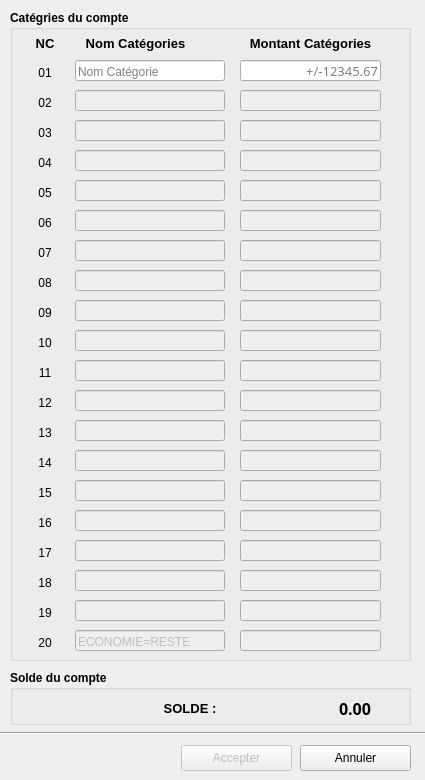
<?xml version="1.0" encoding="UTF-8"?>
<ui version="4.0">
 <class>CreationCompteDlg</class>
 <widget class="QDialog" name="CreationCompteDlg">
  <property name="geometry">
   <rect>
    <x>0</x>
    <y>0</y>
    <width>425</width>
    <height>780</height>
   </rect>
  </property>
  <property name="minimumSize">
   <size>
    <width>425</width>
    <height>780</height>
   </size>
  </property>
  <property name="maximumSize">
   <size>
    <width>425</width>
    <height>780</height>
   </size>
  </property>
  <property name="windowTitle">
   <string>G.R.D. - Création d'un compte</string>
  </property>
  <widget class="Line" name="line">
   <property name="geometry">
    <rect>
     <x>0</x>
     <y>725</y>
     <width>431</width>
     <height>16</height>
    </rect>
   </property>
   <property name="orientation">
    <enum>Qt::Horizontal</enum>
   </property>
  </widget>
  <widget class="QPushButton" name="annulerButton">
   <property name="geometry">
    <rect>
     <x>300</x>
     <y>745</y>
     <width>111</width>
     <height>26</height>
    </rect>
   </property>
   <property name="text">
    <string>Annuler</string>
   </property>
   <property name="autoDefault">
    <bool>false</bool>
   </property>
  </widget>
  <widget class="QPushButton" name="accepterButton">
   <property name="enabled">
    <bool>false</bool>
   </property>
   <property name="geometry">
    <rect>
     <x>181</x>
     <y>745</y>
     <width>111</width>
     <height>26</height>
    </rect>
   </property>
   <property name="text">
    <string>Accepter</string>
   </property>
   <property name="autoDefault">
    <bool>false</bool>
   </property>
   <property name="default">
    <bool>true</bool>
   </property>
  </widget>
  <widget class="QGroupBox" name="groupBox">
   <property name="geometry">
    <rect>
     <x>10</x>
     <y>10</y>
     <width>401</width>
     <height>651</height>
    </rect>
   </property>
   <property name="font">
    <font>
     <weight>75</weight>
     <bold>true</bold>
    </font>
   </property>
   <property name="title">
    <string>Catégries du compte</string>
   </property>
   <widget class="QLineEdit" name="lineEditMontant20">
    <property name="enabled">
     <bool>false</bool>
    </property>
    <property name="geometry">
     <rect>
      <x>230</x>
      <y>620</y>
      <width>141</width>
      <height>21</height>
     </rect>
    </property>
    <property name="font">
     <font>
      <family>Linux Libertine Mono</family>
      <pointsize>10</pointsize>
      <weight>50</weight>
      <bold>false</bold>
     </font>
    </property>
    <property name="text">
     <string/>
    </property>
    <property name="maxLength">
     <number>9</number>
    </property>
    <property name="alignment">
     <set>Qt::AlignRight|Qt::AlignTrailing|Qt::AlignVCenter</set>
    </property>
   </widget>
   <widget class="QLineEdit" name="lineEditMontant05">
    <property name="enabled">
     <bool>false</bool>
    </property>
    <property name="geometry">
     <rect>
      <x>230</x>
      <y>170</y>
      <width>141</width>
      <height>21</height>
     </rect>
    </property>
    <property name="font">
     <font>
      <family>Linux Libertine Mono</family>
      <pointsize>10</pointsize>
      <weight>50</weight>
      <bold>false</bold>
     </font>
    </property>
    <property name="text">
     <string/>
    </property>
    <property name="maxLength">
     <number>9</number>
    </property>
    <property name="alignment">
     <set>Qt::AlignRight|Qt::AlignTrailing|Qt::AlignVCenter</set>
    </property>
   </widget>
   <widget class="QLineEdit" name="lineEditNom05">
    <property name="enabled">
     <bool>false</bool>
    </property>
    <property name="geometry">
     <rect>
      <x>65</x>
      <y>170</y>
      <width>150</width>
      <height>21</height>
     </rect>
    </property>
    <property name="font">
     <font>
      <weight>50</weight>
      <bold>false</bold>
     </font>
    </property>
    <property name="maxLength">
     <number>14</number>
    </property>
    <property name="alignment">
     <set>Qt::AlignBottom|Qt::AlignLeading|Qt::AlignLeft</set>
    </property>
   </widget>
   <widget class="QLineEdit" name="lineEditNom04">
    <property name="enabled">
     <bool>false</bool>
    </property>
    <property name="geometry">
     <rect>
      <x>65</x>
      <y>140</y>
      <width>150</width>
      <height>21</height>
     </rect>
    </property>
    <property name="font">
     <font>
      <weight>50</weight>
      <bold>false</bold>
     </font>
    </property>
    <property name="maxLength">
     <number>14</number>
    </property>
    <property name="alignment">
     <set>Qt::AlignBottom|Qt::AlignLeading|Qt::AlignLeft</set>
    </property>
   </widget>
   <widget class="QLabel" name="label_15">
    <property name="geometry">
     <rect>
      <x>20</x>
      <y>385</y>
      <width>30</width>
      <height>16</height>
     </rect>
    </property>
    <property name="font">
     <font>
      <weight>50</weight>
      <bold>false</bold>
     </font>
    </property>
    <property name="text">
     <string>12</string>
    </property>
    <property name="alignment">
     <set>Qt::AlignCenter</set>
    </property>
   </widget>
   <widget class="QLineEdit" name="lineEditNom03">
    <property name="enabled">
     <bool>false</bool>
    </property>
    <property name="geometry">
     <rect>
      <x>65</x>
      <y>110</y>
      <width>150</width>
      <height>21</height>
     </rect>
    </property>
    <property name="font">
     <font>
      <weight>50</weight>
      <bold>false</bold>
     </font>
    </property>
    <property name="maxLength">
     <number>14</number>
    </property>
    <property name="alignment">
     <set>Qt::AlignBottom|Qt::AlignLeading|Qt::AlignLeft</set>
    </property>
   </widget>
   <widget class="QLabel" name="label_12">
    <property name="geometry">
     <rect>
      <x>20</x>
      <y>295</y>
      <width>30</width>
      <height>16</height>
     </rect>
    </property>
    <property name="font">
     <font>
      <weight>50</weight>
      <bold>false</bold>
     </font>
    </property>
    <property name="text">
     <string>09</string>
    </property>
    <property name="alignment">
     <set>Qt::AlignCenter</set>
    </property>
   </widget>
   <widget class="QLineEdit" name="lineEditNom14">
    <property name="enabled">
     <bool>false</bool>
    </property>
    <property name="geometry">
     <rect>
      <x>65</x>
      <y>440</y>
      <width>150</width>
      <height>21</height>
     </rect>
    </property>
    <property name="font">
     <font>
      <weight>50</weight>
      <bold>false</bold>
     </font>
    </property>
    <property name="maxLength">
     <number>14</number>
    </property>
    <property name="alignment">
     <set>Qt::AlignBottom|Qt::AlignLeading|Qt::AlignLeft</set>
    </property>
   </widget>
   <widget class="QLineEdit" name="lineEditMontant10">
    <property name="enabled">
     <bool>false</bool>
    </property>
    <property name="geometry">
     <rect>
      <x>230</x>
      <y>320</y>
      <width>141</width>
      <height>21</height>
     </rect>
    </property>
    <property name="font">
     <font>
      <family>Linux Libertine Mono</family>
      <pointsize>10</pointsize>
      <weight>50</weight>
      <bold>false</bold>
     </font>
    </property>
    <property name="text">
     <string/>
    </property>
    <property name="maxLength">
     <number>9</number>
    </property>
    <property name="alignment">
     <set>Qt::AlignRight|Qt::AlignTrailing|Qt::AlignVCenter</set>
    </property>
   </widget>
   <widget class="QLineEdit" name="lineEditNom09">
    <property name="enabled">
     <bool>false</bool>
    </property>
    <property name="geometry">
     <rect>
      <x>65</x>
      <y>290</y>
      <width>150</width>
      <height>21</height>
     </rect>
    </property>
    <property name="font">
     <font>
      <weight>50</weight>
      <bold>false</bold>
     </font>
    </property>
    <property name="maxLength">
     <number>14</number>
    </property>
    <property name="alignment">
     <set>Qt::AlignBottom|Qt::AlignLeading|Qt::AlignLeft</set>
    </property>
   </widget>
   <widget class="QLineEdit" name="lineEditNom13">
    <property name="enabled">
     <bool>false</bool>
    </property>
    <property name="geometry">
     <rect>
      <x>65</x>
      <y>410</y>
      <width>150</width>
      <height>21</height>
     </rect>
    </property>
    <property name="font">
     <font>
      <weight>50</weight>
      <bold>false</bold>
     </font>
    </property>
    <property name="maxLength">
     <number>14</number>
    </property>
    <property name="alignment">
     <set>Qt::AlignBottom|Qt::AlignLeading|Qt::AlignLeft</set>
    </property>
   </widget>
   <widget class="QLineEdit" name="lineEditMontant15">
    <property name="enabled">
     <bool>false</bool>
    </property>
    <property name="geometry">
     <rect>
      <x>230</x>
      <y>470</y>
      <width>141</width>
      <height>21</height>
     </rect>
    </property>
    <property name="font">
     <font>
      <family>Linux Libertine Mono</family>
      <pointsize>10</pointsize>
      <weight>50</weight>
      <bold>false</bold>
     </font>
    </property>
    <property name="text">
     <string/>
    </property>
    <property name="maxLength">
     <number>9</number>
    </property>
    <property name="alignment">
     <set>Qt::AlignRight|Qt::AlignTrailing|Qt::AlignVCenter</set>
    </property>
   </widget>
   <widget class="QLineEdit" name="lineEditMontant06">
    <property name="enabled">
     <bool>false</bool>
    </property>
    <property name="geometry">
     <rect>
      <x>230</x>
      <y>200</y>
      <width>141</width>
      <height>21</height>
     </rect>
    </property>
    <property name="font">
     <font>
      <family>Linux Libertine Mono</family>
      <pointsize>10</pointsize>
      <weight>50</weight>
      <bold>false</bold>
     </font>
    </property>
    <property name="text">
     <string/>
    </property>
    <property name="maxLength">
     <number>9</number>
    </property>
    <property name="alignment">
     <set>Qt::AlignRight|Qt::AlignTrailing|Qt::AlignVCenter</set>
    </property>
   </widget>
   <widget class="QLineEdit" name="lineEditMontant04">
    <property name="enabled">
     <bool>false</bool>
    </property>
    <property name="geometry">
     <rect>
      <x>230</x>
      <y>140</y>
      <width>141</width>
      <height>21</height>
     </rect>
    </property>
    <property name="font">
     <font>
      <family>Linux Libertine Mono</family>
      <pointsize>10</pointsize>
      <weight>50</weight>
      <bold>false</bold>
     </font>
    </property>
    <property name="text">
     <string/>
    </property>
    <property name="maxLength">
     <number>9</number>
    </property>
    <property name="alignment">
     <set>Qt::AlignRight|Qt::AlignTrailing|Qt::AlignVCenter</set>
    </property>
   </widget>
   <widget class="QLabel" name="label_4">
    <property name="geometry">
     <rect>
      <x>225</x>
      <y>25</y>
      <width>151</width>
      <height>16</height>
     </rect>
    </property>
    <property name="font">
     <font>
      <pointsize>10</pointsize>
      <weight>75</weight>
      <bold>true</bold>
     </font>
    </property>
    <property name="text">
     <string>Montant Catégories</string>
    </property>
    <property name="alignment">
     <set>Qt::AlignCenter</set>
    </property>
   </widget>
   <widget class="QLabel" name="label_19">
    <property name="geometry">
     <rect>
      <x>20</x>
      <y>625</y>
      <width>30</width>
      <height>16</height>
     </rect>
    </property>
    <property name="font">
     <font>
      <weight>50</weight>
      <bold>false</bold>
     </font>
    </property>
    <property name="text">
     <string>20</string>
    </property>
    <property name="alignment">
     <set>Qt::AlignCenter</set>
    </property>
   </widget>
   <widget class="QLineEdit" name="lineEditNom19">
    <property name="enabled">
     <bool>false</bool>
    </property>
    <property name="geometry">
     <rect>
      <x>65</x>
      <y>590</y>
      <width>150</width>
      <height>21</height>
     </rect>
    </property>
    <property name="font">
     <font>
      <weight>50</weight>
      <bold>false</bold>
     </font>
    </property>
    <property name="text">
     <string/>
    </property>
    <property name="maxLength">
     <number>14</number>
    </property>
    <property name="alignment">
     <set>Qt::AlignBottom|Qt::AlignLeading|Qt::AlignLeft</set>
    </property>
   </widget>
   <widget class="QLineEdit" name="lineEditMontant03">
    <property name="enabled">
     <bool>false</bool>
    </property>
    <property name="geometry">
     <rect>
      <x>230</x>
      <y>110</y>
      <width>141</width>
      <height>21</height>
     </rect>
    </property>
    <property name="font">
     <font>
      <family>Linux Libertine Mono</family>
      <pointsize>10</pointsize>
      <weight>50</weight>
      <bold>false</bold>
     </font>
    </property>
    <property name="text">
     <string/>
    </property>
    <property name="maxLength">
     <number>9</number>
    </property>
    <property name="alignment">
     <set>Qt::AlignRight|Qt::AlignTrailing|Qt::AlignVCenter</set>
    </property>
   </widget>
   <widget class="QLabel" name="label_16">
    <property name="geometry">
     <rect>
      <x>20</x>
      <y>415</y>
      <width>30</width>
      <height>16</height>
     </rect>
    </property>
    <property name="font">
     <font>
      <weight>50</weight>
      <bold>false</bold>
     </font>
    </property>
    <property name="text">
     <string>13</string>
    </property>
    <property name="alignment">
     <set>Qt::AlignCenter</set>
    </property>
   </widget>
   <widget class="QLineEdit" name="lineEditNom08">
    <property name="enabled">
     <bool>false</bool>
    </property>
    <property name="geometry">
     <rect>
      <x>65</x>
      <y>260</y>
      <width>150</width>
      <height>21</height>
     </rect>
    </property>
    <property name="font">
     <font>
      <weight>50</weight>
      <bold>false</bold>
     </font>
    </property>
    <property name="maxLength">
     <number>14</number>
    </property>
    <property name="alignment">
     <set>Qt::AlignBottom|Qt::AlignLeading|Qt::AlignLeft</set>
    </property>
   </widget>
   <widget class="QLineEdit" name="lineEditNom12">
    <property name="enabled">
     <bool>false</bool>
    </property>
    <property name="geometry">
     <rect>
      <x>65</x>
      <y>380</y>
      <width>150</width>
      <height>21</height>
     </rect>
    </property>
    <property name="font">
     <font>
      <weight>50</weight>
      <bold>false</bold>
     </font>
    </property>
    <property name="maxLength">
     <number>14</number>
    </property>
    <property name="alignment">
     <set>Qt::AlignBottom|Qt::AlignLeading|Qt::AlignLeft</set>
    </property>
   </widget>
   <widget class="QLabel" name="label_10">
    <property name="geometry">
     <rect>
      <x>20</x>
      <y>235</y>
      <width>30</width>
      <height>16</height>
     </rect>
    </property>
    <property name="font">
     <font>
      <weight>50</weight>
      <bold>false</bold>
     </font>
    </property>
    <property name="text">
     <string>07</string>
    </property>
    <property name="alignment">
     <set>Qt::AlignCenter</set>
    </property>
   </widget>
   <widget class="QLineEdit" name="lineEditMontant02">
    <property name="enabled">
     <bool>false</bool>
    </property>
    <property name="geometry">
     <rect>
      <x>230</x>
      <y>80</y>
      <width>141</width>
      <height>21</height>
     </rect>
    </property>
    <property name="font">
     <font>
      <family>Linux Libertine Mono</family>
      <pointsize>10</pointsize>
      <weight>50</weight>
      <bold>false</bold>
     </font>
    </property>
    <property name="text">
     <string/>
    </property>
    <property name="maxLength">
     <number>9</number>
    </property>
    <property name="alignment">
     <set>Qt::AlignRight|Qt::AlignTrailing|Qt::AlignVCenter</set>
    </property>
   </widget>
   <widget class="QLabel" name="label_2">
    <property name="geometry">
     <rect>
      <x>20</x>
      <y>25</y>
      <width>30</width>
      <height>16</height>
     </rect>
    </property>
    <property name="font">
     <font>
      <pointsize>10</pointsize>
      <weight>75</weight>
      <bold>true</bold>
     </font>
    </property>
    <property name="text">
     <string>NC</string>
    </property>
    <property name="alignment">
     <set>Qt::AlignCenter</set>
    </property>
   </widget>
   <widget class="QLabel" name="label">
    <property name="geometry">
     <rect>
      <x>20</x>
      <y>55</y>
      <width>30</width>
      <height>16</height>
     </rect>
    </property>
    <property name="font">
     <font>
      <weight>50</weight>
      <bold>false</bold>
     </font>
    </property>
    <property name="text">
     <string>01</string>
    </property>
    <property name="alignment">
     <set>Qt::AlignCenter</set>
    </property>
   </widget>
   <widget class="QLineEdit" name="lineEditMontant11">
    <property name="enabled">
     <bool>false</bool>
    </property>
    <property name="geometry">
     <rect>
      <x>230</x>
      <y>350</y>
      <width>141</width>
      <height>21</height>
     </rect>
    </property>
    <property name="font">
     <font>
      <family>Linux Libertine Mono</family>
      <pointsize>10</pointsize>
      <weight>50</weight>
      <bold>false</bold>
     </font>
    </property>
    <property name="text">
     <string/>
    </property>
    <property name="maxLength">
     <number>9</number>
    </property>
    <property name="alignment">
     <set>Qt::AlignRight|Qt::AlignTrailing|Qt::AlignVCenter</set>
    </property>
   </widget>
   <widget class="QLineEdit" name="lineEditNom01">
    <property name="geometry">
     <rect>
      <x>65</x>
      <y>50</y>
      <width>150</width>
      <height>21</height>
     </rect>
    </property>
    <property name="font">
     <font>
      <weight>50</weight>
      <bold>false</bold>
     </font>
    </property>
    <property name="maxLength">
     <number>14</number>
    </property>
    <property name="alignment">
     <set>Qt::AlignBottom|Qt::AlignLeading|Qt::AlignLeft</set>
    </property>
    <property name="placeholderText">
     <string>Nom Catégorie</string>
    </property>
   </widget>
   <widget class="QLineEdit" name="lineEditMontant13">
    <property name="enabled">
     <bool>false</bool>
    </property>
    <property name="geometry">
     <rect>
      <x>230</x>
      <y>410</y>
      <width>141</width>
      <height>21</height>
     </rect>
    </property>
    <property name="font">
     <font>
      <family>Linux Libertine Mono</family>
      <pointsize>10</pointsize>
      <weight>50</weight>
      <bold>false</bold>
     </font>
    </property>
    <property name="text">
     <string/>
    </property>
    <property name="maxLength">
     <number>9</number>
    </property>
    <property name="alignment">
     <set>Qt::AlignRight|Qt::AlignTrailing|Qt::AlignVCenter</set>
    </property>
   </widget>
   <widget class="QLabel" name="label_18">
    <property name="geometry">
     <rect>
      <x>20</x>
      <y>475</y>
      <width>30</width>
      <height>16</height>
     </rect>
    </property>
    <property name="font">
     <font>
      <weight>50</weight>
      <bold>false</bold>
     </font>
    </property>
    <property name="text">
     <string>15</string>
    </property>
    <property name="alignment">
     <set>Qt::AlignCenter</set>
    </property>
   </widget>
   <widget class="QLineEdit" name="lineEditNom11">
    <property name="enabled">
     <bool>false</bool>
    </property>
    <property name="geometry">
     <rect>
      <x>65</x>
      <y>350</y>
      <width>150</width>
      <height>21</height>
     </rect>
    </property>
    <property name="font">
     <font>
      <weight>50</weight>
      <bold>false</bold>
     </font>
    </property>
    <property name="maxLength">
     <number>14</number>
    </property>
    <property name="alignment">
     <set>Qt::AlignBottom|Qt::AlignLeading|Qt::AlignLeft</set>
    </property>
   </widget>
   <widget class="QLabel" name="label_8">
    <property name="geometry">
     <rect>
      <x>20</x>
      <y>175</y>
      <width>30</width>
      <height>16</height>
     </rect>
    </property>
    <property name="font">
     <font>
      <weight>50</weight>
      <bold>false</bold>
     </font>
    </property>
    <property name="text">
     <string>05</string>
    </property>
    <property name="alignment">
     <set>Qt::AlignCenter</set>
    </property>
   </widget>
   <widget class="QLabel" name="label_17">
    <property name="geometry">
     <rect>
      <x>20</x>
      <y>445</y>
      <width>30</width>
      <height>16</height>
     </rect>
    </property>
    <property name="font">
     <font>
      <weight>50</weight>
      <bold>false</bold>
     </font>
    </property>
    <property name="text">
     <string>14</string>
    </property>
    <property name="alignment">
     <set>Qt::AlignCenter</set>
    </property>
   </widget>
   <widget class="QLineEdit" name="lineEditNom16">
    <property name="enabled">
     <bool>false</bool>
    </property>
    <property name="geometry">
     <rect>
      <x>65</x>
      <y>500</y>
      <width>150</width>
      <height>21</height>
     </rect>
    </property>
    <property name="font">
     <font>
      <weight>50</weight>
      <bold>false</bold>
     </font>
    </property>
    <property name="text">
     <string/>
    </property>
    <property name="maxLength">
     <number>14</number>
    </property>
    <property name="alignment">
     <set>Qt::AlignBottom|Qt::AlignLeading|Qt::AlignLeft</set>
    </property>
   </widget>
   <widget class="QLineEdit" name="lineEditMontant18">
    <property name="enabled">
     <bool>false</bool>
    </property>
    <property name="geometry">
     <rect>
      <x>230</x>
      <y>560</y>
      <width>141</width>
      <height>21</height>
     </rect>
    </property>
    <property name="font">
     <font>
      <family>Linux Libertine Mono</family>
      <pointsize>10</pointsize>
      <weight>50</weight>
      <bold>false</bold>
     </font>
    </property>
    <property name="text">
     <string/>
    </property>
    <property name="maxLength">
     <number>9</number>
    </property>
    <property name="alignment">
     <set>Qt::AlignRight|Qt::AlignTrailing|Qt::AlignVCenter</set>
    </property>
   </widget>
   <widget class="QLineEdit" name="lineEditMontant19">
    <property name="enabled">
     <bool>false</bool>
    </property>
    <property name="geometry">
     <rect>
      <x>230</x>
      <y>590</y>
      <width>141</width>
      <height>21</height>
     </rect>
    </property>
    <property name="font">
     <font>
      <family>Linux Libertine Mono</family>
      <pointsize>10</pointsize>
      <weight>50</weight>
      <bold>false</bold>
     </font>
    </property>
    <property name="text">
     <string/>
    </property>
    <property name="maxLength">
     <number>9</number>
    </property>
    <property name="alignment">
     <set>Qt::AlignRight|Qt::AlignTrailing|Qt::AlignVCenter</set>
    </property>
   </widget>
   <widget class="QLabel" name="label_21">
    <property name="geometry">
     <rect>
      <x>20</x>
      <y>535</y>
      <width>30</width>
      <height>16</height>
     </rect>
    </property>
    <property name="font">
     <font>
      <weight>50</weight>
      <bold>false</bold>
     </font>
    </property>
    <property name="text">
     <string>17</string>
    </property>
    <property name="alignment">
     <set>Qt::AlignCenter</set>
    </property>
   </widget>
   <widget class="QLabel" name="label_11">
    <property name="geometry">
     <rect>
      <x>20</x>
      <y>265</y>
      <width>30</width>
      <height>16</height>
     </rect>
    </property>
    <property name="font">
     <font>
      <weight>50</weight>
      <bold>false</bold>
     </font>
    </property>
    <property name="text">
     <string>08</string>
    </property>
    <property name="alignment">
     <set>Qt::AlignCenter</set>
    </property>
   </widget>
   <widget class="QLineEdit" name="lineEditMontant17">
    <property name="enabled">
     <bool>false</bool>
    </property>
    <property name="geometry">
     <rect>
      <x>230</x>
      <y>530</y>
      <width>141</width>
      <height>21</height>
     </rect>
    </property>
    <property name="font">
     <font>
      <family>Linux Libertine Mono</family>
      <pointsize>10</pointsize>
      <weight>50</weight>
      <bold>false</bold>
     </font>
    </property>
    <property name="text">
     <string/>
    </property>
    <property name="maxLength">
     <number>9</number>
    </property>
    <property name="alignment">
     <set>Qt::AlignRight|Qt::AlignTrailing|Qt::AlignVCenter</set>
    </property>
   </widget>
   <widget class="QLineEdit" name="lineEditNom15">
    <property name="enabled">
     <bool>false</bool>
    </property>
    <property name="geometry">
     <rect>
      <x>65</x>
      <y>470</y>
      <width>150</width>
      <height>21</height>
     </rect>
    </property>
    <property name="font">
     <font>
      <weight>50</weight>
      <bold>false</bold>
     </font>
    </property>
    <property name="text">
     <string/>
    </property>
    <property name="maxLength">
     <number>14</number>
    </property>
    <property name="alignment">
     <set>Qt::AlignBottom|Qt::AlignLeading|Qt::AlignLeft</set>
    </property>
   </widget>
   <widget class="QLineEdit" name="lineEditNom18">
    <property name="enabled">
     <bool>false</bool>
    </property>
    <property name="geometry">
     <rect>
      <x>65</x>
      <y>560</y>
      <width>150</width>
      <height>21</height>
     </rect>
    </property>
    <property name="font">
     <font>
      <weight>50</weight>
      <bold>false</bold>
     </font>
    </property>
    <property name="text">
     <string/>
    </property>
    <property name="maxLength">
     <number>14</number>
    </property>
    <property name="alignment">
     <set>Qt::AlignBottom|Qt::AlignLeading|Qt::AlignLeft</set>
    </property>
   </widget>
   <widget class="QLabel" name="label_3">
    <property name="geometry">
     <rect>
      <x>65</x>
      <y>25</y>
      <width>121</width>
      <height>16</height>
     </rect>
    </property>
    <property name="font">
     <font>
      <pointsize>10</pointsize>
      <weight>75</weight>
      <bold>true</bold>
     </font>
    </property>
    <property name="text">
     <string>Nom Catégories</string>
    </property>
    <property name="alignment">
     <set>Qt::AlignCenter</set>
    </property>
   </widget>
   <widget class="QLabel" name="label_5">
    <property name="geometry">
     <rect>
      <x>20</x>
      <y>85</y>
      <width>30</width>
      <height>16</height>
     </rect>
    </property>
    <property name="font">
     <font>
      <weight>50</weight>
      <bold>false</bold>
     </font>
    </property>
    <property name="text">
     <string>02</string>
    </property>
    <property name="alignment">
     <set>Qt::AlignCenter</set>
    </property>
   </widget>
   <widget class="QLineEdit" name="lineEditNom07">
    <property name="enabled">
     <bool>false</bool>
    </property>
    <property name="geometry">
     <rect>
      <x>65</x>
      <y>230</y>
      <width>150</width>
      <height>21</height>
     </rect>
    </property>
    <property name="font">
     <font>
      <weight>50</weight>
      <bold>false</bold>
     </font>
    </property>
    <property name="maxLength">
     <number>14</number>
    </property>
    <property name="alignment">
     <set>Qt::AlignBottom|Qt::AlignLeading|Qt::AlignLeft</set>
    </property>
   </widget>
   <widget class="QLineEdit" name="lineEditMontant09">
    <property name="enabled">
     <bool>false</bool>
    </property>
    <property name="geometry">
     <rect>
      <x>230</x>
      <y>290</y>
      <width>141</width>
      <height>21</height>
     </rect>
    </property>
    <property name="font">
     <font>
      <family>Linux Libertine Mono</family>
      <pointsize>10</pointsize>
      <weight>50</weight>
      <bold>false</bold>
     </font>
    </property>
    <property name="text">
     <string/>
    </property>
    <property name="maxLength">
     <number>9</number>
    </property>
    <property name="alignment">
     <set>Qt::AlignRight|Qt::AlignTrailing|Qt::AlignVCenter</set>
    </property>
   </widget>
   <widget class="QLabel" name="label_20">
    <property name="geometry">
     <rect>
      <x>20</x>
      <y>505</y>
      <width>30</width>
      <height>16</height>
     </rect>
    </property>
    <property name="font">
     <font>
      <weight>50</weight>
      <bold>false</bold>
     </font>
    </property>
    <property name="text">
     <string>16</string>
    </property>
    <property name="alignment">
     <set>Qt::AlignCenter</set>
    </property>
   </widget>
   <widget class="QLabel" name="label_9">
    <property name="geometry">
     <rect>
      <x>20</x>
      <y>205</y>
      <width>30</width>
      <height>16</height>
     </rect>
    </property>
    <property name="font">
     <font>
      <weight>50</weight>
      <bold>false</bold>
     </font>
    </property>
    <property name="text">
     <string>06</string>
    </property>
    <property name="alignment">
     <set>Qt::AlignCenter</set>
    </property>
   </widget>
   <widget class="QLabel" name="label_13">
    <property name="geometry">
     <rect>
      <x>20</x>
      <y>325</y>
      <width>30</width>
      <height>16</height>
     </rect>
    </property>
    <property name="font">
     <font>
      <weight>50</weight>
      <bold>false</bold>
     </font>
    </property>
    <property name="text">
     <string>10</string>
    </property>
    <property name="alignment">
     <set>Qt::AlignCenter</set>
    </property>
   </widget>
   <widget class="QLineEdit" name="lineEditMontant14">
    <property name="enabled">
     <bool>false</bool>
    </property>
    <property name="geometry">
     <rect>
      <x>230</x>
      <y>440</y>
      <width>141</width>
      <height>21</height>
     </rect>
    </property>
    <property name="font">
     <font>
      <family>Linux Libertine Mono</family>
      <pointsize>10</pointsize>
      <weight>50</weight>
      <bold>false</bold>
     </font>
    </property>
    <property name="text">
     <string/>
    </property>
    <property name="maxLength">
     <number>9</number>
    </property>
    <property name="alignment">
     <set>Qt::AlignRight|Qt::AlignTrailing|Qt::AlignVCenter</set>
    </property>
   </widget>
   <widget class="QLineEdit" name="lineEditMontant08">
    <property name="enabled">
     <bool>false</bool>
    </property>
    <property name="geometry">
     <rect>
      <x>230</x>
      <y>260</y>
      <width>141</width>
      <height>21</height>
     </rect>
    </property>
    <property name="font">
     <font>
      <family>Linux Libertine Mono</family>
      <pointsize>10</pointsize>
      <weight>50</weight>
      <bold>false</bold>
     </font>
    </property>
    <property name="text">
     <string/>
    </property>
    <property name="maxLength">
     <number>9</number>
    </property>
    <property name="alignment">
     <set>Qt::AlignRight|Qt::AlignTrailing|Qt::AlignVCenter</set>
    </property>
   </widget>
   <widget class="QLineEdit" name="lineEditMontant12">
    <property name="enabled">
     <bool>false</bool>
    </property>
    <property name="geometry">
     <rect>
      <x>230</x>
      <y>380</y>
      <width>141</width>
      <height>21</height>
     </rect>
    </property>
    <property name="font">
     <font>
      <family>Linux Libertine Mono</family>
      <pointsize>10</pointsize>
      <weight>50</weight>
      <bold>false</bold>
     </font>
    </property>
    <property name="text">
     <string/>
    </property>
    <property name="maxLength">
     <number>9</number>
    </property>
    <property name="alignment">
     <set>Qt::AlignRight|Qt::AlignTrailing|Qt::AlignVCenter</set>
    </property>
   </widget>
   <widget class="QLabel" name="label_23">
    <property name="geometry">
     <rect>
      <x>20</x>
      <y>595</y>
      <width>30</width>
      <height>16</height>
     </rect>
    </property>
    <property name="font">
     <font>
      <weight>50</weight>
      <bold>false</bold>
     </font>
    </property>
    <property name="text">
     <string>19</string>
    </property>
    <property name="alignment">
     <set>Qt::AlignCenter</set>
    </property>
   </widget>
   <widget class="QLineEdit" name="lineEditMontant16">
    <property name="enabled">
     <bool>false</bool>
    </property>
    <property name="geometry">
     <rect>
      <x>230</x>
      <y>500</y>
      <width>141</width>
      <height>21</height>
     </rect>
    </property>
    <property name="font">
     <font>
      <family>Linux Libertine Mono</family>
      <pointsize>10</pointsize>
      <weight>50</weight>
      <bold>false</bold>
     </font>
    </property>
    <property name="text">
     <string/>
    </property>
    <property name="maxLength">
     <number>9</number>
    </property>
    <property name="alignment">
     <set>Qt::AlignRight|Qt::AlignTrailing|Qt::AlignVCenter</set>
    </property>
   </widget>
   <widget class="QLabel" name="label_22">
    <property name="geometry">
     <rect>
      <x>20</x>
      <y>565</y>
      <width>30</width>
      <height>16</height>
     </rect>
    </property>
    <property name="font">
     <font>
      <weight>50</weight>
      <bold>false</bold>
     </font>
    </property>
    <property name="text">
     <string>18</string>
    </property>
    <property name="alignment">
     <set>Qt::AlignCenter</set>
    </property>
   </widget>
   <widget class="QLabel" name="label_14">
    <property name="geometry">
     <rect>
      <x>20</x>
      <y>355</y>
      <width>30</width>
      <height>16</height>
     </rect>
    </property>
    <property name="font">
     <font>
      <weight>50</weight>
      <bold>false</bold>
     </font>
    </property>
    <property name="text">
     <string>11</string>
    </property>
    <property name="alignment">
     <set>Qt::AlignCenter</set>
    </property>
   </widget>
   <widget class="QLabel" name="label_7">
    <property name="geometry">
     <rect>
      <x>20</x>
      <y>145</y>
      <width>30</width>
      <height>16</height>
     </rect>
    </property>
    <property name="font">
     <font>
      <weight>50</weight>
      <bold>false</bold>
     </font>
    </property>
    <property name="text">
     <string>04</string>
    </property>
    <property name="alignment">
     <set>Qt::AlignCenter</set>
    </property>
   </widget>
   <widget class="QLineEdit" name="lineEditMontant01">
    <property name="geometry">
     <rect>
      <x>230</x>
      <y>50</y>
      <width>141</width>
      <height>21</height>
     </rect>
    </property>
    <property name="font">
     <font>
      <family>Linux Libertine Mono</family>
      <pointsize>10</pointsize>
      <weight>50</weight>
      <bold>false</bold>
     </font>
    </property>
    <property name="text">
     <string/>
    </property>
    <property name="maxLength">
     <number>9</number>
    </property>
    <property name="alignment">
     <set>Qt::AlignRight|Qt::AlignTrailing|Qt::AlignVCenter</set>
    </property>
    <property name="placeholderText">
     <string>+/-12345.67</string>
    </property>
   </widget>
   <widget class="QLineEdit" name="lineEditMontant07">
    <property name="enabled">
     <bool>false</bool>
    </property>
    <property name="geometry">
     <rect>
      <x>230</x>
      <y>230</y>
      <width>141</width>
      <height>21</height>
     </rect>
    </property>
    <property name="font">
     <font>
      <family>Linux Libertine Mono</family>
      <pointsize>10</pointsize>
      <weight>50</weight>
      <bold>false</bold>
     </font>
    </property>
    <property name="text">
     <string/>
    </property>
    <property name="maxLength">
     <number>9</number>
    </property>
    <property name="alignment">
     <set>Qt::AlignRight|Qt::AlignTrailing|Qt::AlignVCenter</set>
    </property>
   </widget>
   <widget class="QLabel" name="label_6">
    <property name="geometry">
     <rect>
      <x>20</x>
      <y>115</y>
      <width>30</width>
      <height>16</height>
     </rect>
    </property>
    <property name="font">
     <font>
      <weight>50</weight>
      <bold>false</bold>
     </font>
    </property>
    <property name="text">
     <string>03</string>
    </property>
    <property name="alignment">
     <set>Qt::AlignCenter</set>
    </property>
   </widget>
   <widget class="QLineEdit" name="lineEditNom02">
    <property name="enabled">
     <bool>false</bool>
    </property>
    <property name="geometry">
     <rect>
      <x>65</x>
      <y>80</y>
      <width>150</width>
      <height>21</height>
     </rect>
    </property>
    <property name="font">
     <font>
      <weight>50</weight>
      <bold>false</bold>
     </font>
    </property>
    <property name="maxLength">
     <number>14</number>
    </property>
    <property name="alignment">
     <set>Qt::AlignBottom|Qt::AlignLeading|Qt::AlignLeft</set>
    </property>
   </widget>
   <widget class="QLineEdit" name="lineEditNom20">
    <property name="enabled">
     <bool>false</bool>
    </property>
    <property name="geometry">
     <rect>
      <x>65</x>
      <y>620</y>
      <width>150</width>
      <height>21</height>
     </rect>
    </property>
    <property name="font">
     <font>
      <weight>50</weight>
      <bold>false</bold>
     </font>
    </property>
    <property name="text">
     <string>ECONOMIE=RESTE</string>
    </property>
    <property name="maxLength">
     <number>14</number>
    </property>
    <property name="alignment">
     <set>Qt::AlignBottom|Qt::AlignLeading|Qt::AlignLeft</set>
    </property>
    <property name="placeholderText">
     <string>nom catégorie</string>
    </property>
   </widget>
   <widget class="QLineEdit" name="lineEditNom10">
    <property name="enabled">
     <bool>false</bool>
    </property>
    <property name="geometry">
     <rect>
      <x>65</x>
      <y>320</y>
      <width>150</width>
      <height>21</height>
     </rect>
    </property>
    <property name="font">
     <font>
      <weight>50</weight>
      <bold>false</bold>
     </font>
    </property>
    <property name="maxLength">
     <number>14</number>
    </property>
    <property name="alignment">
     <set>Qt::AlignBottom|Qt::AlignLeading|Qt::AlignLeft</set>
    </property>
   </widget>
   <widget class="QLineEdit" name="lineEditNom06">
    <property name="enabled">
     <bool>false</bool>
    </property>
    <property name="geometry">
     <rect>
      <x>65</x>
      <y>200</y>
      <width>150</width>
      <height>21</height>
     </rect>
    </property>
    <property name="font">
     <font>
      <weight>50</weight>
      <bold>false</bold>
     </font>
    </property>
    <property name="maxLength">
     <number>14</number>
    </property>
    <property name="alignment">
     <set>Qt::AlignBottom|Qt::AlignLeading|Qt::AlignLeft</set>
    </property>
   </widget>
   <widget class="QLineEdit" name="lineEditNom17">
    <property name="enabled">
     <bool>false</bool>
    </property>
    <property name="geometry">
     <rect>
      <x>65</x>
      <y>530</y>
      <width>150</width>
      <height>21</height>
     </rect>
    </property>
    <property name="font">
     <font>
      <weight>50</weight>
      <bold>false</bold>
     </font>
    </property>
    <property name="text">
     <string/>
    </property>
    <property name="maxLength">
     <number>14</number>
    </property>
    <property name="alignment">
     <set>Qt::AlignBottom|Qt::AlignLeading|Qt::AlignLeft</set>
    </property>
   </widget>
  </widget>
  <widget class="QGroupBox" name="groupBox_2">
   <property name="geometry">
    <rect>
     <x>10</x>
     <y>670</y>
     <width>401</width>
     <height>55</height>
    </rect>
   </property>
   <property name="font">
    <font>
     <weight>75</weight>
     <bold>true</bold>
    </font>
   </property>
   <property name="title">
    <string>Solde du compte</string>
   </property>
   <widget class="QLabel" name="labelMontantSolde">
    <property name="geometry">
     <rect>
      <x>230</x>
      <y>30</y>
      <width>131</width>
      <height>16</height>
     </rect>
    </property>
    <property name="font">
     <font>
      <family>Linux Libertine Mono</family>
      <pointsize>12</pointsize>
      <weight>75</weight>
      <bold>true</bold>
     </font>
    </property>
    <property name="text">
     <string>0.00</string>
    </property>
    <property name="alignment">
     <set>Qt::AlignRight|Qt::AlignTrailing|Qt::AlignVCenter</set>
    </property>
   </widget>
   <widget class="QLabel" name="labelNomSolde">
    <property name="geometry">
     <rect>
      <x>90</x>
      <y>30</y>
      <width>120</width>
      <height>16</height>
     </rect>
    </property>
    <property name="font">
     <font>
      <pointsize>10</pointsize>
      <weight>75</weight>
      <bold>true</bold>
     </font>
    </property>
    <property name="text">
     <string>SOLDE : </string>
    </property>
    <property name="alignment">
     <set>Qt::AlignRight|Qt::AlignTrailing|Qt::AlignVCenter</set>
    </property>
   </widget>
  </widget>
 </widget>
 <tabstops>
  <tabstop>lineEditNom01</tabstop>
  <tabstop>lineEditMontant01</tabstop>
  <tabstop>lineEditNom02</tabstop>
  <tabstop>lineEditMontant02</tabstop>
  <tabstop>lineEditNom03</tabstop>
  <tabstop>lineEditMontant03</tabstop>
  <tabstop>lineEditNom04</tabstop>
  <tabstop>lineEditMontant04</tabstop>
  <tabstop>lineEditNom05</tabstop>
  <tabstop>lineEditMontant05</tabstop>
  <tabstop>lineEditNom06</tabstop>
  <tabstop>lineEditMontant06</tabstop>
  <tabstop>lineEditNom07</tabstop>
  <tabstop>lineEditMontant07</tabstop>
  <tabstop>lineEditNom08</tabstop>
  <tabstop>lineEditMontant08</tabstop>
  <tabstop>lineEditNom09</tabstop>
  <tabstop>lineEditMontant09</tabstop>
  <tabstop>lineEditNom10</tabstop>
  <tabstop>lineEditMontant10</tabstop>
  <tabstop>lineEditNom11</tabstop>
  <tabstop>lineEditMontant11</tabstop>
  <tabstop>lineEditNom12</tabstop>
  <tabstop>lineEditMontant12</tabstop>
  <tabstop>lineEditNom13</tabstop>
  <tabstop>lineEditMontant13</tabstop>
  <tabstop>lineEditNom14</tabstop>
  <tabstop>lineEditMontant14</tabstop>
  <tabstop>lineEditNom15</tabstop>
  <tabstop>lineEditMontant15</tabstop>
  <tabstop>lineEditNom16</tabstop>
  <tabstop>lineEditMontant16</tabstop>
  <tabstop>lineEditNom17</tabstop>
  <tabstop>lineEditMontant17</tabstop>
  <tabstop>lineEditNom18</tabstop>
  <tabstop>lineEditMontant18</tabstop>
  <tabstop>lineEditNom19</tabstop>
  <tabstop>lineEditMontant19</tabstop>
  <tabstop>lineEditNom20</tabstop>
  <tabstop>lineEditMontant20</tabstop>
  <tabstop>accepterButton</tabstop>
  <tabstop>annulerButton</tabstop>
 </tabstops>
 <resources/>
 <connections>
  <connection>
   <sender>accepterButton</sender>
   <signal>clicked()</signal>
   <receiver>CreationCompteDlg</receiver>
   <slot>accept()</slot>
   <hints>
    <hint type="sourcelabel">
     <x>605</x>
     <y>597</y>
    </hint>
    <hint type="destinationlabel">
     <x>395</x>
     <y>308</y>
    </hint>
   </hints>
  </connection>
  <connection>
   <sender>annulerButton</sender>
   <signal>clicked()</signal>
   <receiver>CreationCompteDlg</receiver>
   <slot>reject()</slot>
   <hints>
    <hint type="sourcelabel">
     <x>724</x>
     <y>596</y>
    </hint>
    <hint type="destinationlabel">
     <x>395</x>
     <y>308</y>
    </hint>
   </hints>
  </connection>
 </connections>
</ui>
